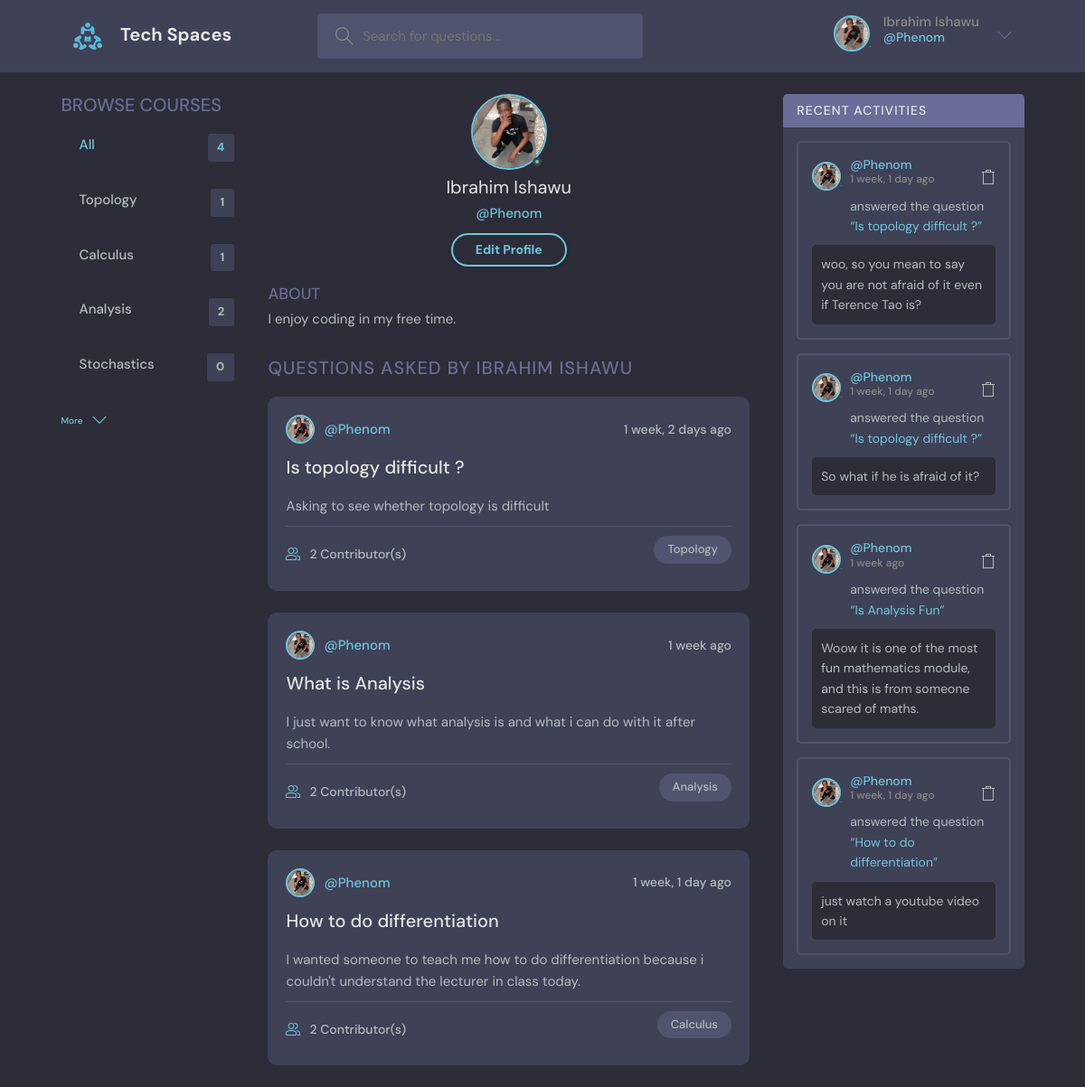
Page /accounts/Phenom/profile/view/ (signed in) on the earlier database version.
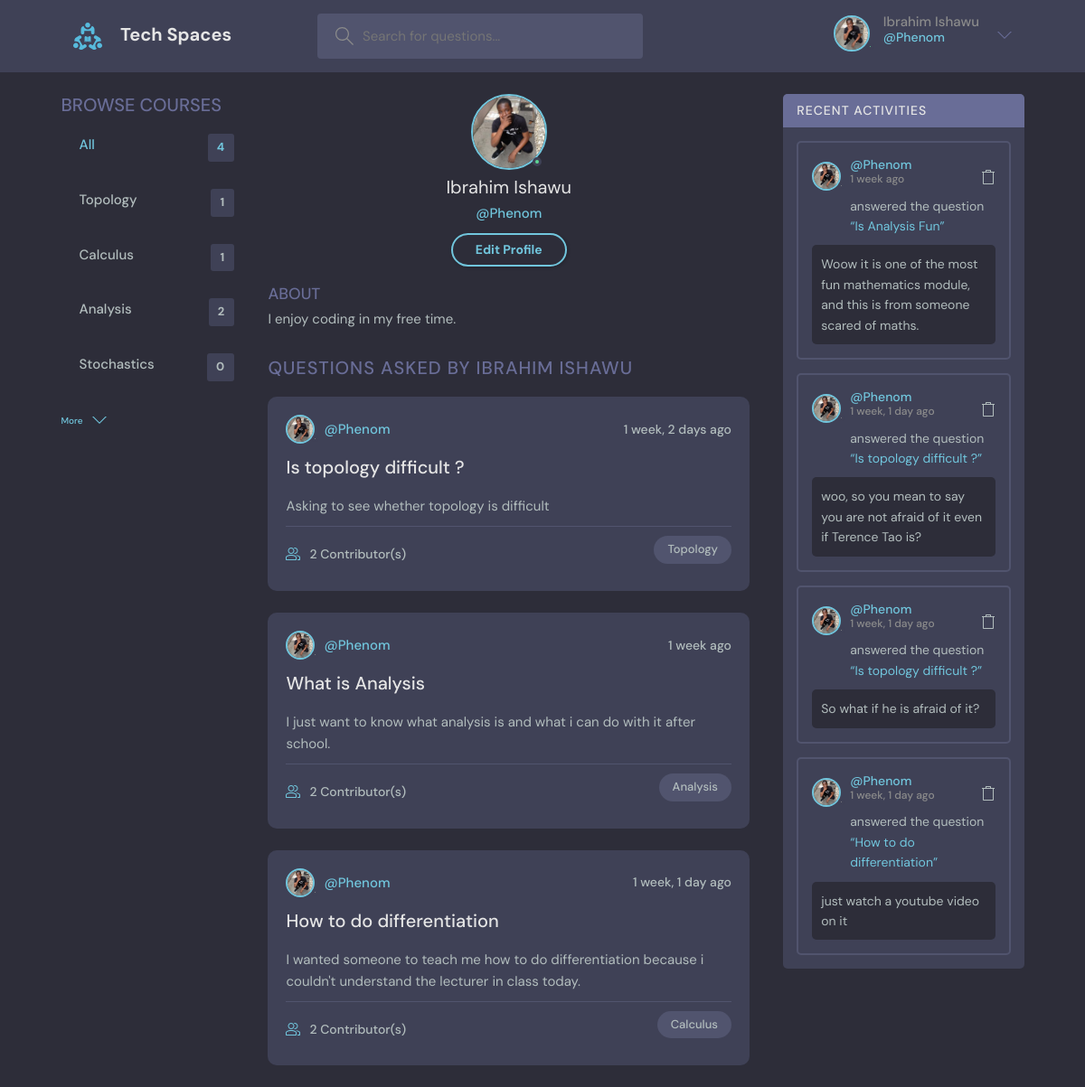
Same page on the later database version.
### core/models.py (models this page shows, shortened)
class Course(models.Model):
    name = models.CharField(max_length=200)
    def __str__(self):
        return self.name

class Question(models.Model):
    student = models.ForeignKey(User, on_delete=models.SET_NULL, null=True)
    course = models.ForeignKey(Course, on_delete=models.SET_NULL, null=True)
    name = models.CharField(max_length=200)
    description = models.TextField(null=True, blank=True)
    contributors = models.ManyToManyField(User, related_name='participants', blank=True)
    updated = models.DateTimeField(auto_now=True)
    created = models.DateTimeField(auto_now_add=True)
    class Meta:
        ordering = ["-updated", "-created"]

class User(AbstractUser):
    name = models.CharField(max_length=200, null=True)
    email = models.EmailField(unique=True, null=True)
    bio = models.TextField(null=True)
    avatar = models.ImageField(null=True, default='avatar.svg', upload_to='avatars')
    REQUIRED_FIELDS = []

class Answer(models.Model):
    student = models.ForeignKey(User, on_delete=models.CASCADE)
    question = models.ForeignKey(Question, on_delete=models.CASCADE)
    body = models.TextField()
    updated = models.DateTimeField(auto_now=True)
    created = models.DateTimeField(auto_now_add=True)
    up_votes = models.PositiveIntegerField(default=0)
    down_votes = models.PositiveIntegerField(default=0)
    class Meta:
        ordering = ["-up_votes", "-created"]

### user_authentication/views.py (the view)
# urls.py: path('<username>/profile/view/', views.ProfileView.as_view(), name='profile'),
class ProfileView(LoginRequiredMixin, View):
    def get(self, request, username):
        get_user = get_object_or_404(User, username=username)
        user_answers = get_user.answer_set.all()
        user_questions = get_user.question_set.all()
        courses = Course.objects.filter()
        question_count = Question.objects.all().count()
        context = {
            'user': get_user,
            'query_questions': user_questions,
            'student_answers': user_answers,
            'courses': courses,
            'question_count': question_count,
        }
        return render(request, 'user_authentication/profile.html', context)

### user_authentication/templates/user_authentication/profile.html (shortened to what this page needs)
{% extends 'core/base.html' %}
{% block content %}
  <main class="profile-page layout layout--3">
    <div class="container">
      {% include 'core/_courses.html' %}
      <div class="roomList">
        <div class="profile">
          <div class="profile__avatar">
            <div class="avatar avatar--large active">
              <img src="{{ user.avatar.url }}" />
            </div>
          </div>
          <div class="profile__info">
            <h3>{{ user.name }}</h3>
            <p>@{{ user.username }}</p>
            {% if request.user == user %}
              <a href="{% url 'update_profile' %}" class="btn btn--main btn--pill">Edit Profile</a>
            {% endif %}
          </div>
          <div class="profile__about">
            <h3>About</h3>
            <p>{{ user.bio }}
            </p>
          </div>
        </div>
        <div class="roomList__header">
          <div>
            <h2>Questions asked by {{ user.name }}</a>
            </h2>
          </div>
        </div>
        {% for question in query_questions %}
          <div class="roomListRoom">
            <div class="roomListRoom__header">
              <a href="{% url 'profile' question.student.username %}" class="roomListRoom__author">
                <div class="avatar avatar--small">
                  <img src="{{ question.student.avatar.url }}" />
                </div>
                <span>@{{ question.student.username }}</span>
              </a>
              <div class="roomListRoom__actions">
                <span>{{ question.created | timesince }} ago</span>
              </div>
            </div>
            <div class="roomListRoom__content">
              <a href="{% url 'get_question' question.id %}">{{ question.name }}</a>
              <p>
                {{ question.description }}
              </p>
            </div>
            <div class="roomListRoom__meta">
              <a href="{% url 'get_question' question.id %}" class="roomListRoom__joined">
                {{ question.contributors.all.count }} Contributor(s)
              </a>
              <p class="roomListRoom__topic">{{ question.course }}</p>
            </div>
          </div>
        {% endfor %}
      </div>
      <div class="activities">
        <div class="activities__header">
          <h2>Recent Activities</h2>
        </div>
        {% for answer in student_answers %}
          <div class="activities__box">
            <div class="activities__boxHeader roomListRoom__header">
              <a href="{% url 'profile' answer.student.username %}" class="roomListRoom__author">
                <div class="avatar avatar--small">
                  <img src="{{ answer.student.avatar.url }}" />
                </div>
                <p>
                  @{{ answer.student.username }}
                  <span>{{ answer.created | timesince }} ago</span>
                </p>
              </a>
              <div class="roomListRoom__actions">
              {% if request.user == answer.student %}
                <a href="{% url 'delete_answer' answer.id %}">
                </a>
              {% endif %}
              </div>
            </div>
            <div class="activities__boxContent">
              <p>answered the question
              <a href="{% url 'get_question' answer.question.id %}">
              “{{ answer.question.name }}”</a></p>
              <div class="activities__boxRoomContent">
                {{ answer.body }}
              </div>
            </div>
          </div>
        {% endfor %}
      </div>
    </div>
  </main>
{% endblock content %}

### core/templates/core/_courses.html
<div class="topics">
            <div class="topics__header">
                <h2>Browse Courses</h2>
            </div>
            <ul class="topics__list">
                <li>
                    <a href="/" class="active">All <span>{{ question_count }}</span></a>
                </li>
                {% for course in courses %}
                    <li>
                        <a href="{% url 'home' %}?query={{ course.name }}">{{ course }} <span>
                        {{ course.question_set.all.count }}</span></a>
                    </li>
                {% endfor %}
            </ul>
            <a class="btn btn--link" href="{% url 'all_courses' %}">
                More
                <svg version="1.1" xmlns="http://www.w3.org/2000/svg" width="32" height="32" viewBox="0 0 32 32">
                <title>chevron-down</title>
                <path d="M16 21l-13-13h-3l16 16 16-16h-3l-13 13z"></path>
                </svg>
            </a>
            </div>

Differences in the rows shown:
changed Answer "1 week": moves up the list
